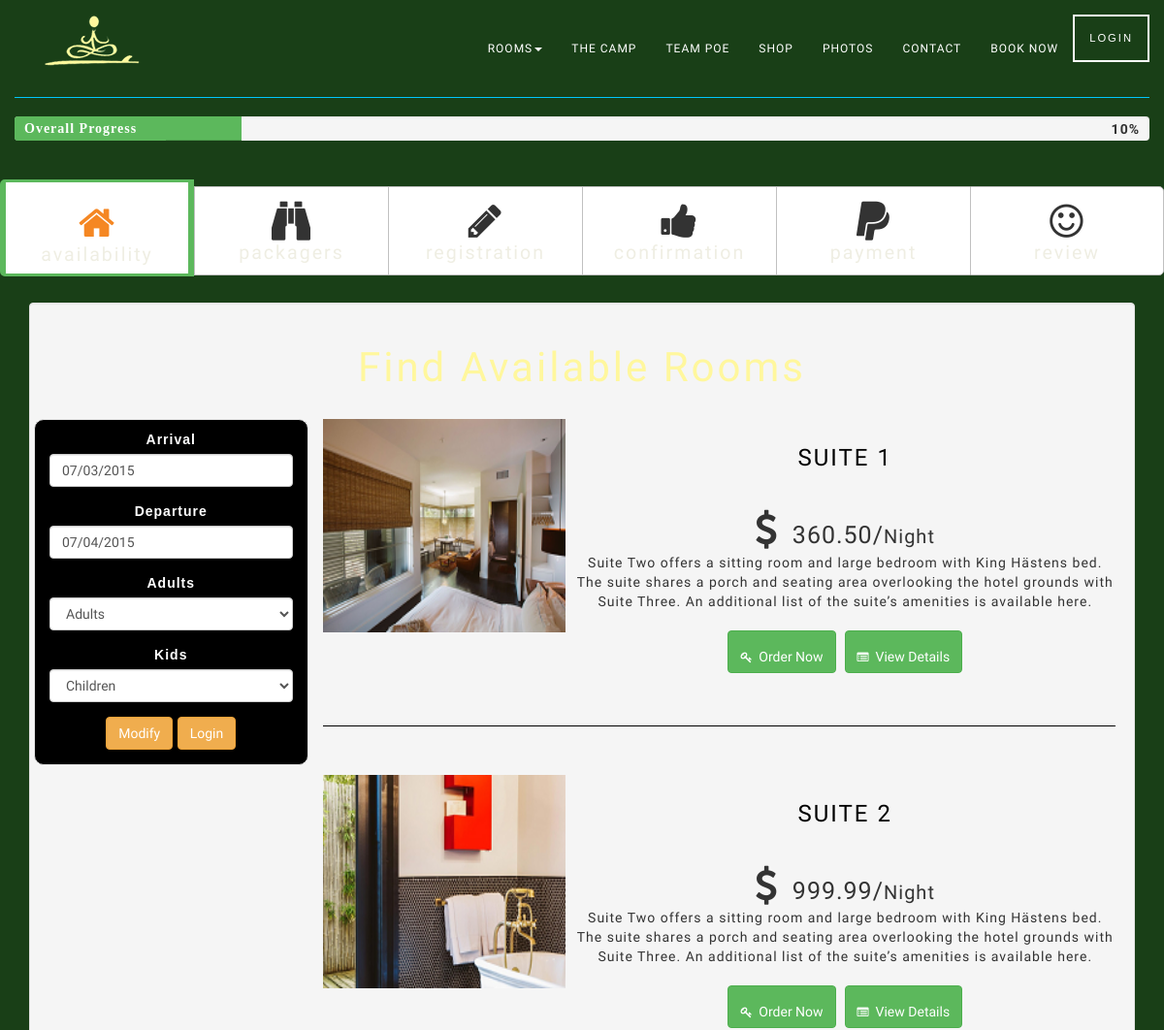
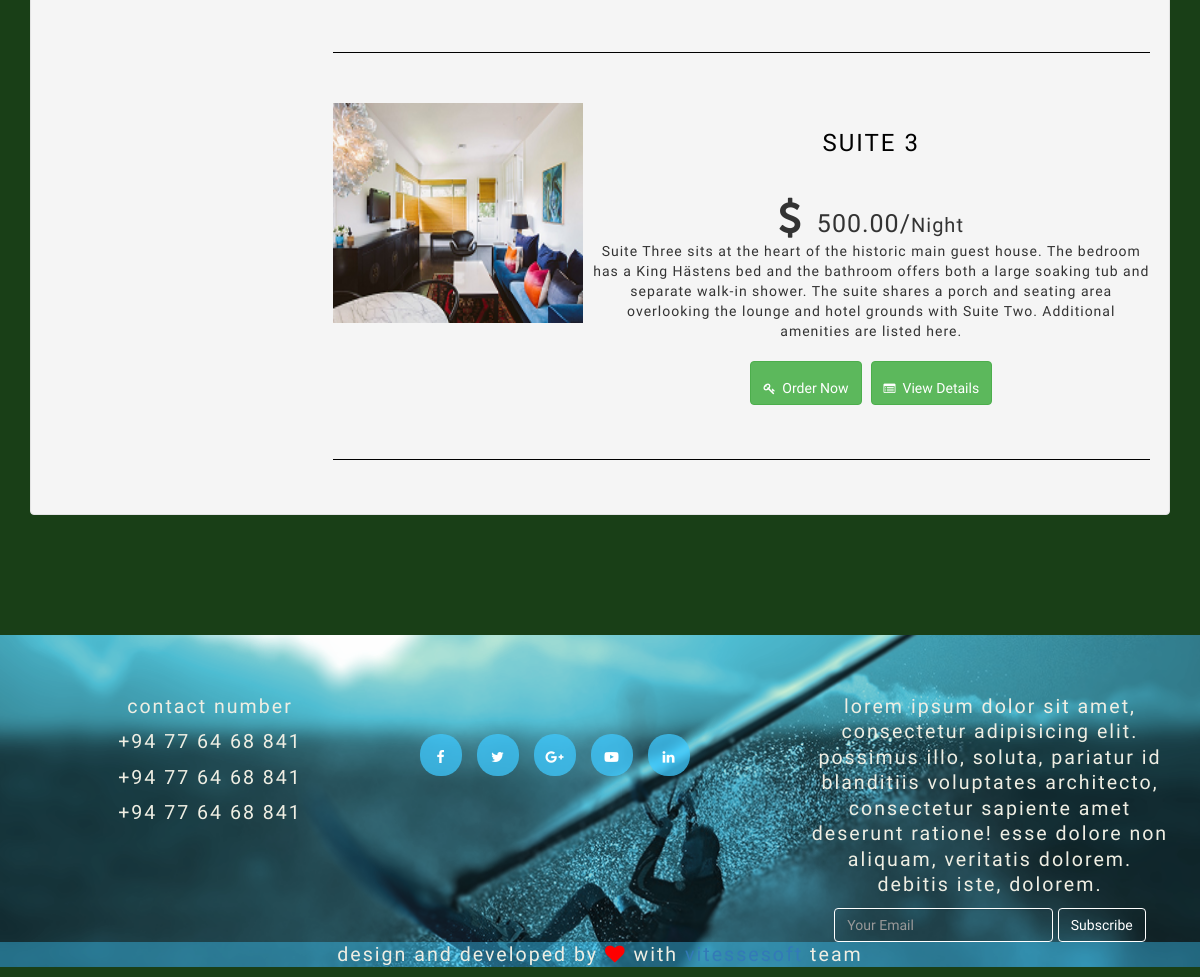
The app's page /index.php/room/availabe_rooms with its own data (2 pictures, top to bottom).
### tables this page shows
CREATE TABLE IF NOT EXISTS `rooms` (
  `rm_id` int(11) NOT NULL AUTO_INCREMENT,
  `rm_name` varchar(200) NOT NULL,
  `rm_comments` varchar(1000) NOT NULL,
  `rm_cover_img` varchar(500) NOT NULL,
  `rm_available` int(2) NOT NULL,
  `max_no_of_guest` int(11) NOT NULL,
  `rm_detail` varchar(1000) NOT NULL,
  `rm_addtional_details` varchar(1000) NOT NULL,
  `rm_amount` double(10,2) NOT NULL,
  PRIMARY KEY (`rm_id`)
);

### application/controllers/Room.php (called while the page is built, shortened)
<?php
class Room extends CI_Controller {
    public function availabe_rooms() {
        $checkin = $this->input->post("arrive");
        $checkout = $this->input->post("depart");
        if ($checkin == "" || $checkout == "") {
            $checkin = date('Y-m-d');
            $checkout = date('Y-m-d', time() + 86400);
        }
        $booking_data = array(
            'check_in' => date("Y-m-d", strtotime($checkin)),
            'check_out' => date("Y-m-d", strtotime($checkout)),
            'adult' => $this->input->post("adult"),
            'child' => $this->input->post("child"),
            'no_of_guest' => $this->input->post("child") + $this->input->post("adult"));
        $booking_data['avi_details'] = $this->roommodel->availableRooms($booking_data);
        $booking_data['check_in'] = date("m/d/Y", strtotime($checkin));
        $booking_data['check_out'] = date("m/d/Y", strtotime($checkout));
        $booking_data['pack_details'] = $this->Packagemodel->getAvailabePackagers($booking_data);
        $this->load->view('available_rooms', $booking_data);
    }
}

### index.php (called while the page is built, shortened)
<?php
require_once BASEPATH.'core/CodeIgniter.php';

### application/models/roommodel.php (called while the page is built, shortened)
<?php
class roommodel extends CI_Model {
    function availableRooms($booking_data) {
        $query = "select rs.* from rooms as rs where rs.max_no_of_guest >= '" . $booking_data['no_of_guest'] . "' AND not exists (select bl.* from booking_linked as bl where bl.room_id = rs.rm_id and ((DATE(bl.check_in) >= '" . $booking_data['check_in'] . "' and DATE(bl.check_out) <= '" . $booking_data['check_out'] . "') or (DATE(bl.check_in) <= '" . $booking_data['check_in'] . "' and DATE(bl.check_out) >= '" . $booking_data['check_out'] . "') or (DATE(bl.check_in) >= '" . $booking_data['check_in'] . "' and DATE(bl.check_out) >= '" . $booking_data['check_out'] . "' and DATE(bl.check_in) <= '" . $booking_data['check_out'] . "') or (DATE(bl.check_in) <= '" . $booking_data['check_in'] . "' and DATE(bl.check_out) <= '" . $booking_data['check_out'] . "' and DATE(bl.check_out) >= '" . $booking_data['check_in'] . "')))";
        $result_query = $this->db->query($query);
        return $result_query->result();
    }
}

### application/views/available_rooms.php (the view, shortened to what this page needs)
?><!DOCTYPE html>
<html class="no-js">
    <head>
        <link rel="stylesheet" href="//code.jquery.com/ui/1.11.4/themes/smoothness/jquery-ui.css">
        <?php include_once './resoures/imports/baseimports.php'; ?>
        <link rel="stylesheet" href="<?php echo base_url(); ?>resoures/css/booking_guide.css">
        <link rel="stylesheet" href="<?php echo base_url(); ?>resoures/css/preloader.css">
    </head>
    <body id="body" style="background-color: rgb(25, 63, 23);">
        <?php include_once './resoures/imports/temp_header.php'; ?>
        <div class="container" style="margin-top: 120px; margin-bottom: 100px;">
            <div class="row">
                <div class="progress" id="progress1">
                    <span class="progress-type" style="font-family: cursive; color: #fff; background-color: #5CB85C;">Overall Progress</span>
                    <span class="progress-completed">10%</span>
                </div>
            </div>
            <div class="row">
                <div class="row step">
                    <div id="div1" class="col-md-2 activestep" onclick="javascript: resetActive(event, 20, 'step-1');">
                        <span class="fa fa-home"></span>
                        <p>Availability</p>
                    </div>
                    <div id="pack" class="col-md-2">
                        <span class="fa fa-binoculars"></span>
                        <p>Packagers</p>
                    </div>
                    <div class="col-md-2" onclick="javascript: resetActive(event, 60, 'step-3');">
                        <span class="fa fa-pencil"></span>
                        <p>Registration</p>
                    </div>
                    <div class="col-md-2" onclick="javascript: resetActive(event, 80, 'step-4');">
                        <span class="fa fa-thumbs-up"></span>
                        <p>Confirmation</p>
                    </div>
                    <div class="col-md-2" onclick="javascript: resetActive(event, 80, 'step-5');">
                        <span class="fa fa-paypal"></span>
                        <p>Payment </p>
                    </div>
                    <div id="last" class="col-md-2" onclick="javascript: resetActive(event, 100, 'step-6');">
                        <span class="fa fa-smile-o"></span>
                        <p>Review </p>
                    </div>
                </div>
            </div>
            <div class="row setup-content step activeStepInfo" id="step-1">
                <div class="col-xs-12">
                    <div class="col-md-12 well text-center">
                        <h2>Find Available Rooms</h2>
                        <div class="row">
                            <?php
                            if (!empty($check_in)) {
                                ?>
                                <div class="col-sm-3" style=" border: 1px #e4e4e4 solid; border-radius: 10px; background-color: #000;" >
                                    <form id="checkinform" style="margin-top: 10px;" method="POST" action="<?php echo base_url(); ?>index.php/room/check_availablilty">
                                        <div class="form-group" >
                                            <label style="font-family: sans-serif; color: white; font-size: 14px;">Arrival</label>
                                            <input type="text"  id="checkin" value="<?php echo $check_in; ?>" onchange="validate(this);" class="form-control" placeholder="Check in" name="arrive" class="required" />
                                        </div>
                                        <div class="form-group">
                                            <label style="font-family: sans-serif; color: white; font-size: 14px;">Departure</label>
                                            <input type="text" id="checkout" value="<?php echo $check_out; ?>" onchange="validate(this);" class="form-control" placeholder="Check out" name="depart" class="required" />
                                        </div>
                                        <div class="form-group">
                                            <label style="font-family: sans-serif; color: white; font-size: 14px;">Adults</label>
                                            <select id="adult" class="form-control" name="adult"  style=" font-size:14px;">
                                                <option disabled selected>Adults </option>
                                            </select>
                                        </div>
                                        <div class="form-group">
                                            <label style="font-family: sans-serif; color: white; font-size: 14px;">Kids</label>
                                            <select id="child" class="form-control" name="child"  style=" font-size:14px;">
                                                <option disabled selected>Children</option>
                                            </select>
                                        </div>
                                        <div class="form-group">
                                            <button type="button" class="btn btn-warning" onclick="AddExeData();">Modify</button>
                                            <button type="button" class="btn btn-warning" data-toggle='modal' data-target='#login_form'>Login</button>
                                        </div>
                                    </form>
                                    <?php
                                }
                                ?>
                            </div>
                            <div id="hotel_details" class="col-sm-9">
                                <?php
                                if (!empty($avi_details)) {
                                    foreach ($avi_details as $room) {
                                        echo "<div class='media list-group'>";
                                        echo "<a class='pull-left' href='#' data-toggle='modal' data-target='#sigiriya'>";
                                        echo "<img class='media-object' style='width: 250px; height: 220px;' width src='" . base_url() . $room->rm_cover_img . "' alt='Media Object'>";
                                        echo "</a>";
                                        echo "<div class='media-body'>";
                                        echo "<h4 class='media-heading'><span style='font-size: 24px; color: black;'>" . $room->rm_name . "</span></h4>";
                                        echo "<span style='font-size: 25px;'><i class='fa fa-dollar'></i>&nbsp;&nbsp;" . $room->rm_amount . "/<span style='font-size: 20px;'>Night</span></span><br>";
                                        echo $room->rm_detail;
                                        echo "<br><br><button id='" . $room->rm_id . "' type='button' class='btn btn-success order'><i style='font-size: 12px;' class='fa fa-key'></i>&nbsp;&nbsp;Order Now</button>&nbsp;&nbsp;";
                                        echo "<button type='button' class='btn btn-success view' id='" . $room->rm_id . "' data-toggle='modal' data-target='#sigiriya'><i style='font-size: 12px;' class='fa fa-list-alt'></i>&nbsp;&nbsp;View Details</button>";
                                        echo "</div>";
                                        echo "</div></br><hr style='isplay: block; height: 1px; border: 0; border-top: 1px solid #000; margin: 1em 0; padding: 0;'><br>";
                                    }
                                }
                                ?>
                            </div>
                        </div>
                    </div>
                </div>
            </div>
        </div>
        <?php include_once './resoures/imports/temp_footer.php'; ?>
    </body>
</html>
</body>
</html>

### records on screen
rooms: rm_cover_img (picture), rm_name "SUITE 1", rm_amount "360.50", rm_detail "Suite Two offers a sitting room and large bedroom with King Hästens bed. The suite shares a porch and seating area overlooking the hotel grounds with Suite Three. An additional list of the suite’s amenities is available here."
rooms: rm_cover_img (picture), rm_name "SUITE 2", rm_amount "999.99", rm_detail "Suite Two offers a sitting room and large bedroom with King Hästens bed. The suite shares a porch and seating area overlooking the hotel grounds with Suite Three. An additional list of the suite’s amenities is available here."
rooms: rm_cover_img (picture), rm_name "SUITE 3", rm_amount "500.00", rm_detail "Suite Three sits at the heart of the historic main guest house. The bedroom has a King Hästens bed and the bathroom offers both a large soaking tub and separate walk-in shower. The suite shares a porch and seating area overlooking the lounge and hotel grounds with Suite Two. Additional amenities are listed here."
